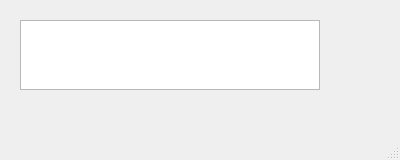
<?xml version="1.0" encoding="UTF-8"?>
<ui version="4.0">
 <class>MainWindow</class>
 <widget class="QMainWindow" name="MainWindow">
  <property name="geometry">
   <rect>
    <x>0</x>
    <y>0</y>
    <width>400</width>
    <height>160</height>
   </rect>
  </property>
  <property name="minimumSize">
   <size>
    <width>400</width>
    <height>160</height>
   </size>
  </property>
  <property name="maximumSize">
   <size>
    <width>400</width>
    <height>160</height>
   </size>
  </property>
  <property name="windowTitle">
   <string>MainWindow</string>
  </property>
  <widget class="QWidget" name="centralwidget">
   <widget class="QPlainTextEdit" name="timeLabel">
    <property name="geometry">
     <rect>
      <x>20</x>
      <y>20</y>
      <width>300</width>
      <height>70</height>
     </rect>
    </property>
    <property name="readOnly">
     <bool>true</bool>
    </property>
   </widget>
  </widget>
  <widget class="QMenuBar" name="menubar">
   <property name="geometry">
    <rect>
     <x>0</x>
     <y>0</y>
     <width>400</width>
     <height>20</height>
    </rect>
   </property>
  </widget>
  <widget class="QStatusBar" name="statusbar"/>
 </widget>
 <resources/>
 <connections/>
</ui>
